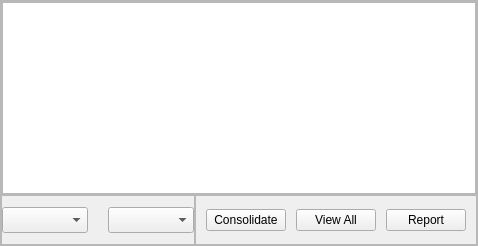
                  <widget class="QWidget" name="page_stockView">
                   <layout class="QVBoxLayout" name="verticalLayout_11">
                    <property name="spacing">
                     <number>0</number>
                    </property>
                    <property name="leftMargin">
                     <number>0</number>
                    </property>
                    <property name="topMargin">
                     <number>0</number>
                    </property>
                    <property name="rightMargin">
                     <number>0</number>
                    </property>
                    <property name="bottomMargin">
                     <number>0</number>
                    </property>
                    <item>
                     <widget class="QFrame" name="frame_pageStockView">
                      <property name="sizePolicy">
                       <sizepolicy hsizetype="Expanding" vsizetype="Preferred">
                        <horstretch>0</horstretch>
                        <verstretch>0</verstretch>
                       </sizepolicy>
                      </property>
                      <property name="frameShape">
                       <enum>QFrame::StyledPanel</enum>
                      </property>
                      <property name="frameShadow">
                       <enum>QFrame::Raised</enum>
                      </property>
                      <layout class="QVBoxLayout" name="verticalLayout_12">
                       <property name="spacing">
                        <number>0</number>
                       </property>
                       <property name="leftMargin">
                        <number>0</number>
                       </property>
                       <property name="topMargin">
                        <number>0</number>
                       </property>
                       <property name="rightMargin">
                        <number>0</number>
                       </property>
                       <property name="bottomMargin">
                        <number>0</number>
                       </property>
                       <item>
                        <widget class="QFrame" name="frame_tableStock">
                         <property name="styleSheet">
                          <string notr="true"/>
                         </property>
                         <property name="frameShape">
                          <enum>QFrame::StyledPanel</enum>
                         </property>
                         <property name="frameShadow">
                          <enum>QFrame::Raised</enum>
                         </property>
                         <layout class="QVBoxLayout" name="verticalLayout_7">
                          <property name="spacing">
                           <number>0</number>
                          </property>
                          <property name="leftMargin">
                           <number>0</number>
                          </property>
                          <property name="topMargin">
                           <number>0</number>
                          </property>
                          <property name="rightMargin">
                           <number>0</number>
                          </property>
                          <property name="bottomMargin">
                           <number>0</number>
                          </property>
                          <item>
                           <widget class="QTableWidget" name="item_tbl"/>
                          </item>
                         </layout>
                        </widget>
                       </item>
                       <item>
                        <widget class="QFrame" name="frame_btnStock">
                         <property name="minimumSize">
                          <size>
                           <width>0</width>
                           <height>50</height>
                          </size>
                         </property>
                         <property name="maximumSize">
                          <size>
                           <width>16777215</width>
                           <height>50</height>
                          </size>
                         </property>
                         <property name="styleSheet">
                          <string notr="true"/>
                         </property>
                         <property name="frameShape">
                          <enum>QFrame::NoFrame</enum>
                         </property>
                         <property name="frameShadow">
                          <enum>QFrame::Raised</enum>
                         </property>
                         <layout class="QHBoxLayout" name="horizontalLayout_7">
                          <property name="spacing">
                           <number>0</number>
                          </property>
                          <property name="leftMargin">
                           <number>0</number>
                          </property>
                          <property name="topMargin">
                           <number>0</number>
                          </property>
                          <property name="rightMargin">
                           <number>0</number>
                          </property>
                          <property name="bottomMargin">
                           <number>0</number>
                          </property>
                          <item>
                           <widget class="QFrame" name="frame_2">
                            <property name="minimumSize">
                             <size>
                              <width>0</width>
                              <height>0</height>
                             </size>
                            </property>
                            <property name="maximumSize">
                             <size>
                              <width>16777215</width>
                              <height>16777215</height>
                             </size>
                            </property>
                            <property name="frameShape">
                             <enum>QFrame::StyledPanel</enum>
                            </property>
                            <property name="frameShadow">
                             <enum>QFrame::Raised</enum>
                            </property>
                            <layout class="QHBoxLayout" name="horizontalLayout_42">
                             <property name="spacing">
                              <number>0</number>
                             </property>
                             <property name="leftMargin">
                              <number>0</number>
                             </property>
                             <property name="topMargin">
                              <number>0</number>
                             </property>
                             <property name="rightMargin">
                              <number>0</number>
                             </property>
                             <property name="bottomMargin">
                              <number>0</number>
                             </property>
                             <item>
                              <widget class="QComboBox" name="itemList_cmb">
                               <property name="font">
                                <font>
                                 <pointsize>11</pointsize>
                                </font>
                               </property>
                               <property name="editable">
                                <bool>false</bool>
                               </property>
                              </widget>
                             </item>
                             <item>
                              <spacer name="horizontalSpacer_12">
                               <property name="orientation">
                                <enum>Qt::Horizontal</enum>
                               </property>
                               <property name="sizeType">
                                <enum>QSizePolicy::Fixed</enum>
                               </property>
                               <property name="sizeHint" stdset="0">
                                <size>
                                 <width>20</width>
                                 <height>20</height>
                                </size>
                               </property>
                              </spacer>
                             </item>
                             <item>
                              <widget class="QComboBox" name="itemCode_cmb">
                               <property name="font">
                                <font>
                                 <pointsize>11</pointsize>
                                </font>
                               </property>
                               <property name="editable">
                                <bool>false</bool>
                               </property>
                              </widget>
                             </item>
                            </layout>
                           </widget>
                          </item>
                          <item alignment="Qt::AlignRight">
                           <widget class="QFrame" name="frame">
                            <property name="frameShape">
                             <enum>QFrame::StyledPanel</enum>
                            </property>
                            <property name="frameShadow">
                             <enum>QFrame::Raised</enum>
                            </property>
                            <layout class="QHBoxLayout" name="horizontalLayout_11">
                             <property name="spacing">
                              <number>10</number>
                             </property>
                             <property name="leftMargin">
                              <number>10</number>
                             </property>
                             <property name="topMargin">
                              <number>0</number>
                             </property>
                             <property name="rightMargin">
                              <number>10</number>
                             </property>
                             <property name="bottomMargin">
                              <number>0</number>
                             </property>
                             <item>
                              <widget class="QPushButton" name="btn_stockConsolidate">
                               <property name="text">
                                <string>Consolidate</string>
                               </property>
                              </widget>
                             </item>
                             <item>
                              <widget class="QPushButton" name="btn_stockExpand">
                               <property name="text">
                                <string>View All</string>
                               </property>
                              </widget>
                             </item>
                             <item>
                              <widget class="QPushButton" name="btn_stock_report">
                               <property name="text">
                                <string>Report</string>
                               </property>
                              </widget>
                             </item>
                            </layout>
                           </widget>
                          </item>
                         </layout>
                        </widget>
                       </item>
                      </layout>
                     </widget>
                    </item>
                   </layout>
                  </widget>
